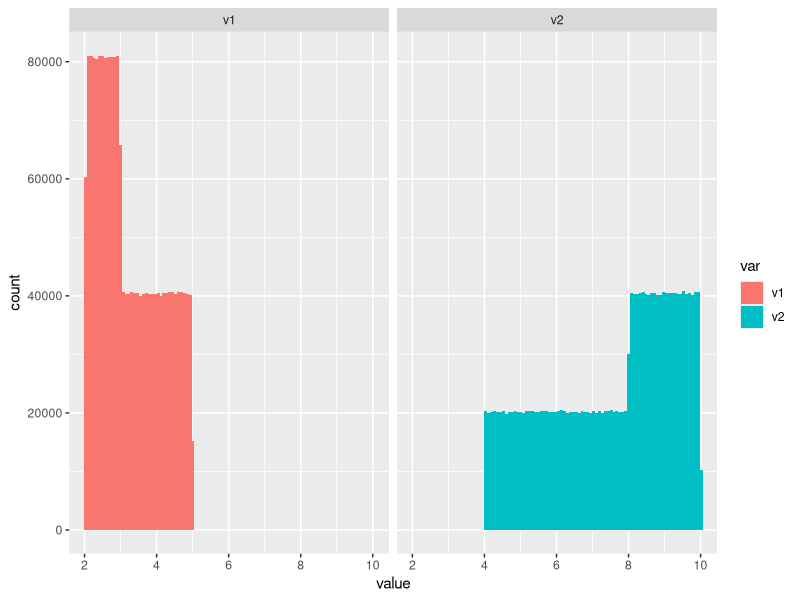
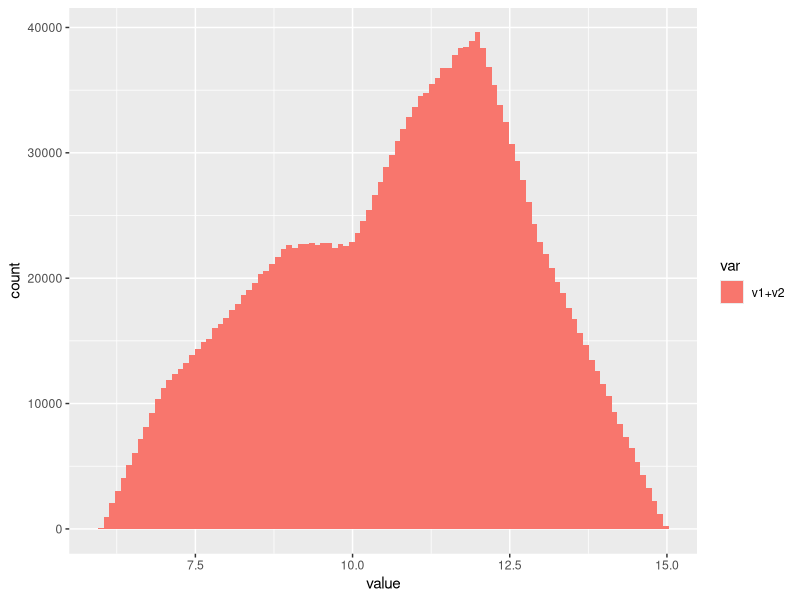
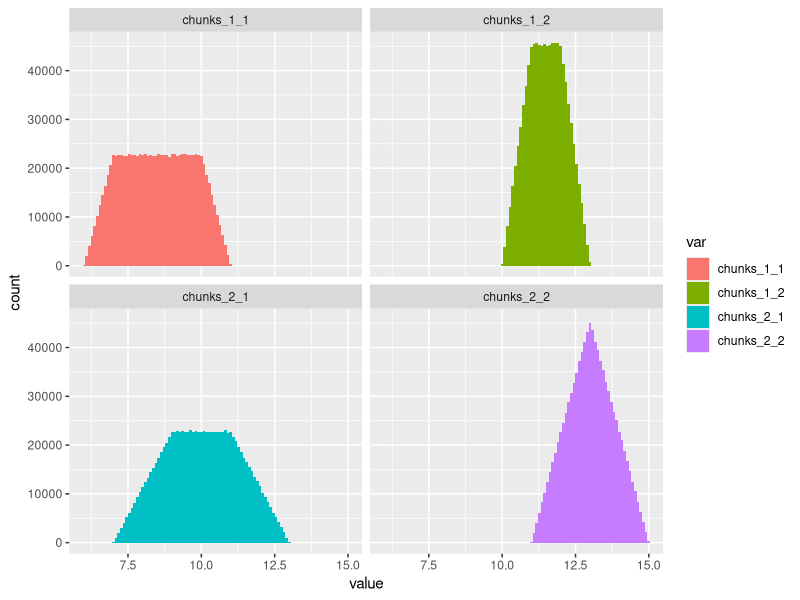
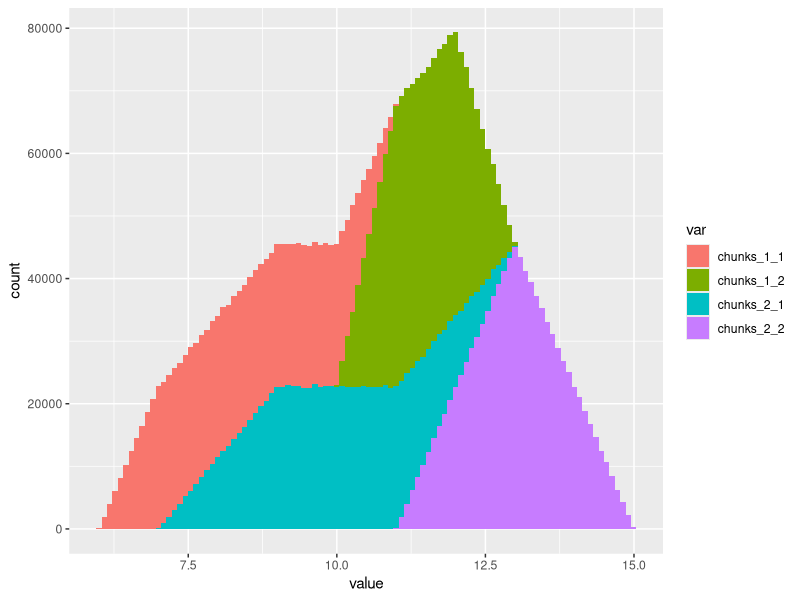
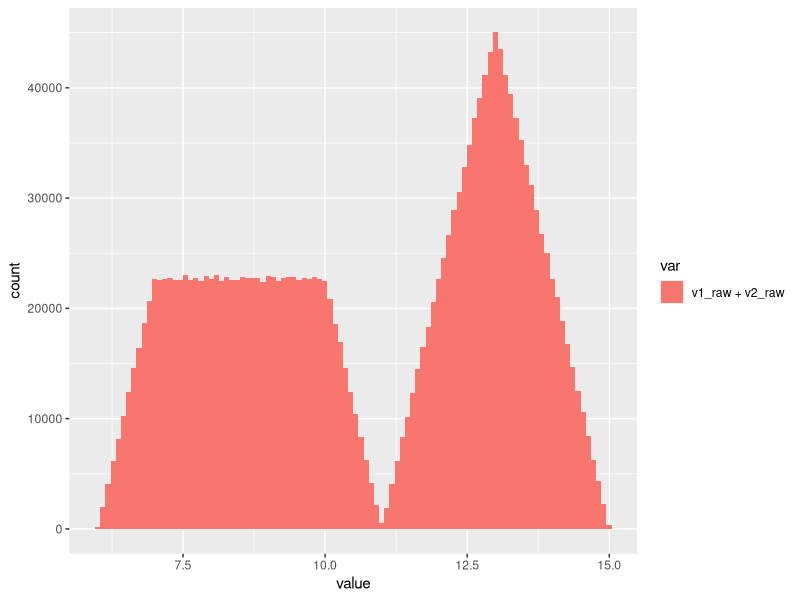
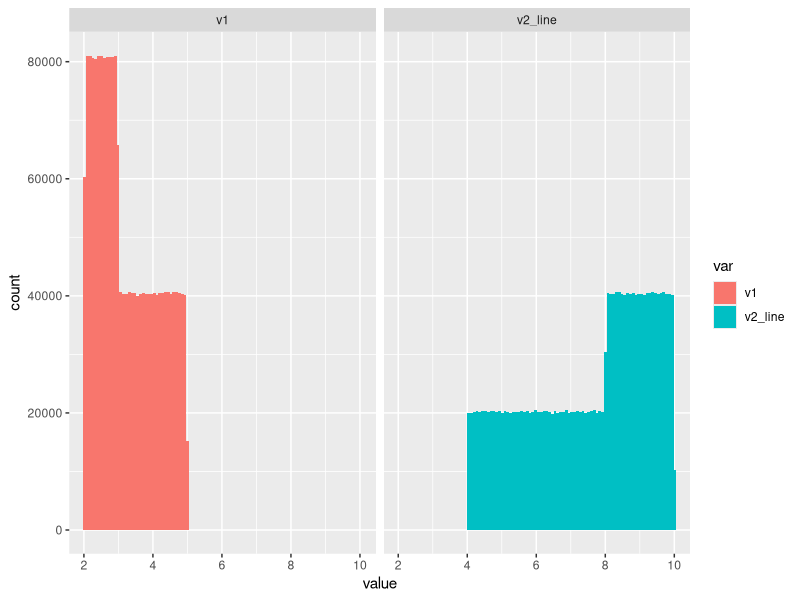
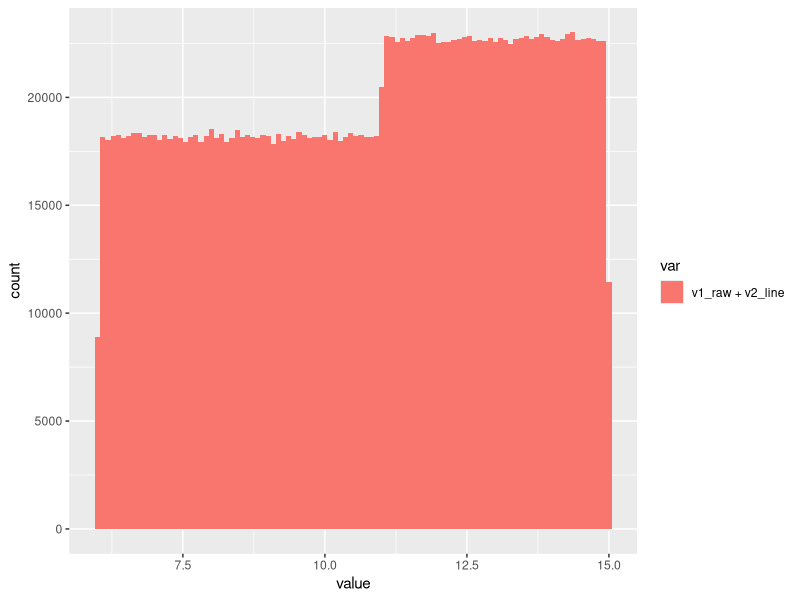

Source code (R) for these figures, in order: (Note: this script raises an error after producing the figures.)
## ---- chunk 1
library(tidyverse)
library(magrittr)
library(glue)
## ---- chunk 2
chunk_size <- 10^6

# первая случайная величина, имитирующая гистограмму
v1_chunk1 <- runif(chunk_size, 2, 3)
v1_chunk2 <- runif(chunk_size, 3, 5)
v1_raw <- c(v1_chunk1, v1_chunk2)
v1 <- v1_raw[sample(chunk_size*2)]

# вторая случайная величина, имитирующая гистограмму
v2_chunk1 <- runif(chunk_size, 4, 8)
v2_chunk2 <- runif(chunk_size, 8, 10)
v2_raw <- c(v2_chunk1, v2_chunk2)
v2 <- v2_raw[sample(chunk_size*2)]
## ---- chunk 3
df_v1 <- tibble(var = "v1", value = v1)
df_v2 <- tibble(var = "v2", value = v2)
df <- bind_rows(df_v1, df_v2)

ggplot(df, aes(x = value, fill = var)) +
  geom_histogram(bins = 100) +
  facet_wrap(~var)
## ---- chunk 4
cor.test(v1, v2, conf.level = 0.999)
## ---- chunk 5
df_sum <- tibble(var = "v1+v2", value = v1 + v2)

ggplot(df_sum, aes(x = value, fill = var)) +
  geom_histogram(bins = 100)
## ---- chunk 6
df_chunks_1_1 <- tibble(
  var = "chunks_1_1",
  value = v1_chunk1 + v2_chunk1
)
df_chunks_1_2 <- tibble(
  var = "chunks_1_2",
  value = v1_chunk1 + v2_chunk2
)
df_chunks_2_1 <- tibble(
  var = "chunks_2_1",
  value = v1_chunk2 + v2_chunk1
)
df_chunks_2_2 <- tibble(
  var = "chunks_2_2",
  value = v1_chunk2 + v2_chunk2
)
df_chunks <- bind_rows(
  df_chunks_1_1, df_chunks_1_2,
  df_chunks_2_1, df_chunks_2_2
)

ggplot(df_chunks, aes(x = value, fill = var)) +
  geom_histogram(bins = 100) +
  facet_wrap(~var)
## ---- chunk 7
ggplot(df_chunks, aes(x = value, fill = var)) +
  geom_histogram(bins = 100)
## ---- chunk 8
cor.test(v1_raw, v2_raw)
## ---- chunk 9
tibble(var = "v1_raw + v2_raw", value = v1_raw + v2_raw) %>%
  ggplot(aes(x = value, fill = var)) +
  geom_histogram(bins = 100)
## ---- chunk 10
v2_line_chunk1 <- (v1_chunk1 - 2) * 4 + 4
v2_line_chunk2 <- v1_chunk2 - 3 + 8
v2_line <- c(v2_line_chunk1, v2_line_chunk2)

df_v2_line <- tibble(var = "v2_line", value = v2_line)
df_line <- bind_rows(df_v1, df_v2_line)

ggplot(df_line, aes(x = value, fill = var)) +
  geom_histogram(bins = 100) +
  facet_wrap(~var)
## ---- chunk 11
cor.test(v1_raw, v2_line)
## ---- chunk 12
tibble(var = "v1_raw + v2_line", value = v1_raw + v2_line) %>%
  ggplot(aes(x = value, fill = var)) +
  geom_histogram(bins = 100)
## ---- chunk 13
# независимость
summary(v1 + v2)
## ---- chunk 14
# частичная зависимость
summary(v1_raw + v2_raw)
## ---- chunk 15
# кусочно-линейная зависимость
summary(v1_raw + v2_line)
## ---- chunk 16
chunks_config <- tribble(
  ~var, ~begin, ~end,
  "r1", 0, 2,
  "r1", 2, 3,
  "r1", 3, 6,
  "r2", 4, 5,
  "r2", 5, 8,
  "r2", 8, 10
)

gen_fun <- Vectorize(runif)

chunk_df <- chunks_config %>%
  mutate(count = chunk_size) %>%
  rowwise() %>%
  mutate(chunk_data = list(runif(chunk_size, begin, end)))

var_df <- chunk_df %>%
  group_by(var) %>%
  summarise(
    count = sum(count),
    value = list(unlist(chunk_data)[sample(count)])
  )
## ---- chunk 17
var_df %>%
  unnest(value) %>%
  ggplot(aes(x = value, fill = var)) +
  geom_histogram(bins = 100) +
  facet_wrap(~var)
## ---- chunk 18
var_df %>%
  summarise(value = Reduce(`+`, value)) %>%
  mutate(var = str_c(var_df$var, collapse = ' + ')) %>%
  ggplot(aes(x = value, fill = var)) +
  geom_histogram(bins = 100)
## ---- chunk 19
chunk_df_combined <- chunk_df %>%
  select(var, chunk_data) %>%
  group_by(var) %>%
  mutate(chunk_index = row_number())

chunk_pairs_df <- chunk_df_combined %>%
  filter(var == "r1") %>%
  full_join(
    filter(chunk_df_combined, var == "r2"),
    by = character(),
    suffix = c("_r1", "_r2")
  )

chunk_pairs_df
## ---- chunk 20
chunk_pairs_data <- chunk_pairs_df %>%
  rowwise() %>%
  transmute(
    chunk_index_r1, chunk_index_r2,
    var = glue("chunk_{chunk_index_r1}_{chunk_index_r2}"),
    value = list(unlist(chunk_data_r1) + unlist(chunk_data_r2))
  ) %>%
  unnest(value)
## ---- chunk 21
chunk_pairs_data %>%
  ggplot(aes(x = value, fill = var)) +
  geom_histogram(bins = 100) +
  facet_wrap(~var)
## ---- chunk 22
chunk_pairs_data %>%
  ggplot(aes(x = value, fill = var)) +
  geom_histogram(bins = 100)
## ---- chunk 23
tibble(var = "v1_chunk1 + v2_chunk2", value = v1_chunk1 + v2_chunk1) %>%
  ggplot(aes(x = value, fill = var)) +
  geom_histogram(bins = 100)
## ---- chunk 24
summary(v1_chunk1)
## ---- chunk 25
summary(v2_chunk1)
## ---- chunk 26
chunks_config_hist <- tribble(
  ~var, ~begin, ~end,
  "r1", 0, 2,
  "r1", 2, 3,
  "r1", 3, 6,
  "r2", 4, 5,
  "r2", 5, 8,
  "r2", 8, 10
)

chunks_config_hist
## ---- chunk 27
chunks_config_df <- chunks_config_hist %>%
  group_by(var) %>%
  mutate(
    total = sum(end - begin),
    # подогнал под единицу, формулы пока не понимаю
    h = 2 / ((end - begin) * total),
    step = (max(end) - min(begin)) / 100,
    S = h * (end - begin)
  )

# Генерируем интервалы гистограммы
hist_seq_df <- chunks_config_hist %>%
  group_by(var) %>%
  summarise(begin = min(begin), end = max(end), .groups = "keep") %>%
  mutate(
    step = (end - begin) / 100,
    steps = list(seq(from = begin, to = end, by = step))
  ) %>%
  select(steps) %>%
  unnest(steps) %>%
  transmute(
    start = steps,
    stop = lead(steps)
  ) %>%
  filter(!is.na(end))

# Пересчитываем данные из конфига на интервалы
hist_df <- hist_seq_df %>%
  full_join(chunks_config_df, by = "var") %>%
  filter(start <= end, stop >= begin) %>%
  mutate(
    begin = pmax(start, begin),
    end = pmin(stop, end),
    S = (end - begin) * h
  ) %>%
  group_by(var, start, stop) %>%
  summarise(S = sum(S), .groups = "drop") %>%
  rename(step_start = start, step_stop = stop) %>%
  mutate(h = S / (step_stop - step_start))
  

# Проверяем, что площади гистограммы равны единице
hist_df %>%
  group_by(var) %>%
  summarise(S = sum(S), .groups = "drop")
## ---- chunk 28
hist_df %>%
  ggplot(aes(xmin = step_start, xmax = step_stop, ymin = 0, ymax = h, fill = var)) +
  geom_rect() +
  facet_wrap(~var)
## ---- chunk 29
hist_df2 <- hist_df %>%
  select(var, h, S, step_start, step_stop) %>%
  filter(step_start != step_stop)

hist_pairs_df <- hist_df2 %>%
  filter(var == "r1") %>%
  full_join(
    filter(hist_df2, var == "r2"),
    by = character(),
    suffix = c("_r1", "_r2")
  ) %>%
  mutate(
    # где-то здесь возникают погрешности, которые портят результат
    a = abs(
      (step_stop_r1 - step_start_r1) -
      (step_stop_r2 - step_start_r2)
    ),
    b = (step_stop_r1 + step_stop_r2) - (step_start_r1 + step_start_r2),
    h = S_r1 * S_r2,
    middle = (
      step_start_r1 + step_start_r2 + step_stop_r1 + step_stop_r2
    ) / 2
  )
## ---- chunk 30
hist_sum_df <- chunks_config_hist %>%
  group_by(var) %>%
  summarise(begin = min(begin), end = max(end), .groups = "drop") %>%
  summarise(begin = sum(begin), end = sum(end)) %>%
  mutate(
    step = (end - begin) / 100,
    steps = list(seq(from = begin, to = end, by = step))
  ) %>%
  select(steps) %>%
  unnest(steps) %>%
  transmute(
    start = steps,
    end = lead(steps)
  ) %>%
  filter(!is.na(end))
## ---- chunk 31
hist_sum_df_p <- hist_sum_df %>%
  full_join(hist_pairs_df, by = character()) %>%
  # условие пересечения интервалов
  filter(start <= middle + b / 2, end >= middle - b / 2) %>%
  # После этого появляются усечённые трапеции, нужно вычислить их площадь
  mutate(
    #a_crop = pmin(middle + a / 2, end) - pmax(middle - a / 2, start),
    a_crop = 0, #WTF
    b_crop = pmin(middle + b / 2, end) - pmax(middle - b / 2, start),
    S = h * (a_crop + b_crop) /2
  )

hist_sum_result <- hist_sum_df_p %>%
  group_by(start, end) %>%
  summarise(S = sum(S), .groups = "drop")
## ---- chunk 32
hist_sum_result %>%
  mutate(var = "r1 + r2") %>%
  ggplot(aes(xmin = start, xmax = end, ymin = 0, ymax = S / (end - start), fill = var)) +
  geom_rect()
## ---- chunk 33
hist_sum_result %>%
  summarise(S = sum(S))
## ---- chunk 34
# Неверно - удалить
r1_hist_df <- hist_sum_df_p %>%
  mutate(S_r1_test = S / (S_r2 * b_crop / 2)) %>%
  filter(is.finite(S_r1_test)) %>%
  group_by(step_start_r1, step_stop_r1) %>%
  summarise(S_r1_test = mean(S_r1_test), .groups = "drop") %>%
  mutate(h = S_r1_test / (step_stop_r1 - step_start_r1))
  
## ---- chunk 35
equations_df <- hist_sum_df_p %>%
  transmute(
    start, end,
    # Кодируем название переменной в уравнении
    variable = str_c(step_start_r1, ' - ', step_stop_r1),
    # TODO добавить a_crop 
    multiplier = S_r2 * b_crop / 2
  ) %>%
  left_join(hist_sum_result, by = c("start", "end")) %>%
  select(start, end, S, variable, multiplier) %>%
  group_by(start, end, S, variable) %>%
  # Почему здесь складываем ???
  summarise(multiplier = sum(multiplier), .groups = "drop") %>%
  # distinct(start, end, S)
  
  pivot_wider(
    names_from = variable,
    values_from = multiplier,
    values_fill = 0,
    # values_fn = sum
  )

b_vector = equations_df %>%
  pull(S)

A_matrix = equations_df %>%
  select(-start, -end, -S) %>%
  as.matrix()

# Решаем систему уравнений
result = solve(A_matrix, b_vector)

r1_hist_df <- result %>%
  enframe(name = "interval", value = "S") %>%
  tidyr::separate(
    col = interval,
    into=c("start", "end"),
    sep = ' - ',
    convert = TRUE
  ) %>%
  mutate(h = S / (end - start))

## ---- chunk 36
r1_hist_df %>%
  mutate(var = "r1_hist") %>%
  ggplot(aes(xmin = start, xmax = end, ymin = 0, ymax = h, fill = var)) +
  geom_rect()
